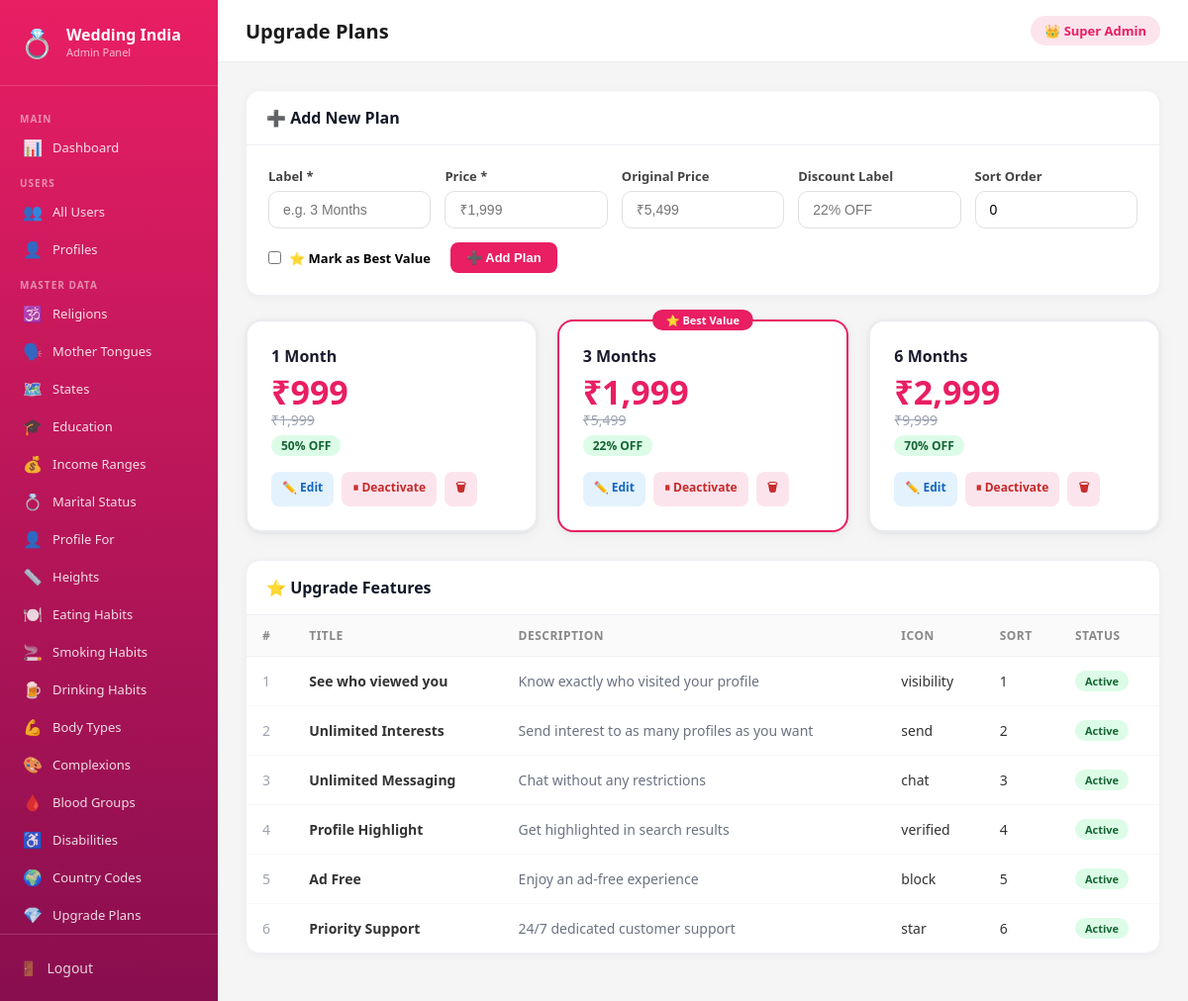
Page /admin/upgrade_plans.php (signed in) on the committed database.
### tables this page shows
CREATE TABLE `upgrade_plans` (
  `id` int(11) NOT NULL,
  `label` varchar(50) NOT NULL,
  `price` varchar(20) NOT NULL,
  `original_price` varchar(20) NOT NULL,
  `discount` varchar(20) NOT NULL,
  `is_best_value` tinyint(1) DEFAULT 0,
  `sort_order` int(11) DEFAULT 0,
  `is_active` tinyint(1) DEFAULT 1
);

CREATE TABLE `upgrade_features` (
  `id` int(11) NOT NULL,
  `title` varchar(150) NOT NULL,
  `description` varchar(255) NOT NULL,
  `icon` varchar(50) NOT NULL,
  `sort_order` int(11) DEFAULT 0,
  `is_active` tinyint(1) DEFAULT 1
);

### admin/upgrade_plans.php (the view, shortened to what this page needs)
<?php
$db=getDB();
$plans=$db->query("SELECT * FROM upgrade_plans ORDER BY sort_order,id")->fetchAll();
$features=$db->query("SELECT * FROM upgrade_features ORDER BY sort_order,id")->fetchAll();
$editPlan=null;
include 'layout.php';
?>
<div class="card" style="margin-bottom:24px">
  <div class="card-header"><h2><?=$editPlan?'✏️ Edit Plan':'➕ Add New Plan'?></h2></div>
  <div class="card-body">
    <form method="POST">
      <div style="display:grid;grid-template-columns:repeat(auto-fit,minmax(160px,1fr));gap:14px">
        <div class="form-group" style="margin:0">
          <label>Label *</label>
          <input type="text" name="label" class="form-control" placeholder="e.g. 3 Months" value="<?=htmlspecialchars($editPlan['label']??'')?>">
        </div>
        <div class="form-group" style="margin:0">
          <label>Price *</label>
          <input type="text" name="price" class="form-control" placeholder="₹1,999" value="<?=htmlspecialchars($editPlan['price']??'')?>">
        </div>
        <div class="form-group" style="margin:0">
          <label>Original Price</label>
          <input type="text" name="original_price" class="form-control" placeholder="₹5,499" value="<?=htmlspecialchars($editPlan['original_price']??'')?>">
        </div>
        <div class="form-group" style="margin:0">
          <label>Discount Label</label>
          <input type="text" name="discount" class="form-control" placeholder="22% OFF" value="<?=htmlspecialchars($editPlan['discount']??'')?>">
        </div>
        <div class="form-group" style="margin:0">
          <label>Sort Order</label>
          <input type="number" name="sort_order" class="form-control" value="<?=$editPlan['sort_order']??0?>">
        </div>
      </div>
      <div style="margin-top:14px;display:flex;align-items:center;gap:20px;flex-wrap:wrap">
        <label style="display:flex;align-items:center;gap:8px;font-size:13px;cursor:pointer;font-weight:600">
          <input type="checkbox" name="is_best_value" <?=($editPlan['is_best_value']??0)?'checked':''?>> ⭐ Mark as Best Value
        </label>
        <button type="submit" class="btn btn-primary"><?=$editPlan?'💾 Update Plan':'➕ Add Plan'?></button>
      </div>
    </form>
  </div>
</div>
<?php if($plans):?>
<div class="plans-grid">
  <?php foreach($plans as $p):?>
  <div class="plan-card <?=$p['is_best_value']?'best':''?> <?=!$p['is_active']?'inactive':''?>">
    <?php if($p['is_best_value']):?><div class="best-tag">⭐ Best Value</div><?php endif;?>
    <div class="plan-label"><?=htmlspecialchars($p['label'])?></div>
    <div class="plan-price"><?=htmlspecialchars($p['price'])?></div>
    <?php if($p['original_price']):?><div class="plan-orig"><?=htmlspecialchars($p['original_price'])?></div><?php endif;?>
    <?php if($p['discount']):?><div class="plan-disc"><?=htmlspecialchars($p['discount'])?></div><?php endif;?>
    <div class="plan-actions">
      <a href="upgrade_plans.php?edit=<?=$p['id']?>" class="btn btn-info btn-sm">✏️ Edit</a>
      <a href="upgrade_plans.php?toggle=<?=$p['id']?>" class="btn btn-sm <?=$p['is_active']?'btn-danger':'btn-success'?>"><?=$p['is_active']?'⏸ Deactivate':'▶ Activate'?></a>
      <a href="upgrade_plans.php?delete=<?=$p['id']?>" class="btn btn-danger btn-sm" onclick="return confirm('Delete this plan?')">🗑</a>
    </div>
  </div>
  <?php endforeach;?>
</div>
<?php else:?>
<div class="card"><div class="empty"><div class="e-ico">💎</div><p>No plans yet. Add your first plan above.</p></div></div>
<?php endif;?>
<div class="card">
  <div class="card-header"><h2>⭐ Upgrade Features</h2></div>
  <div class="tbl-scroll">
    <table>
      <thead><tr><th>#</th><th>Title</th><th>Description</th><th>Icon</th><th>Sort</th><th>Status</th></tr></thead>
      <tbody>
        <?php foreach($features as $i=>$f):?>
        <tr>
          <td style="color:#9ca3af"><?=$i+1?></td>
          <td style="font-weight:600"><?=htmlspecialchars($f['title'])?></td>
          <td style="color:#6b7280"><?=htmlspecialchars($f['description'])?></td>
          <td><?=htmlspecialchars($f['icon'])?></td>
          <td><?=$f['sort_order']?></td>
          <td><span class="badge <?=$f['is_active']?'bg-green':'bg-red'?>"><?=$f['is_active']?'Active':'Inactive'?></span></td>
        </tr>
        <?php endforeach;?>
      </tbody>
    </table>
  </div>
</div>
<?php include 'layout_end.php';?>

### admin/layout.php (style rules this page uses)
* { margin: 0; padding: 0; box-sizing: border-box; }
body { font-family: 'Segoe UI', sans-serif; background: #f5f5f5; display: flex; min-height: 100vh; }
table { width: 100%; border-collapse: collapse; }
th { background: #fafafa; padding: 12px 16px; text-align: left; font-size: 12px; font-weight: 600; color: #888; text-transform: uppercase; letter-spacing: .5px; border-bottom: 1px solid #f0f0f0; }
td { padding: 14px 16px; border-bottom: 1px solid #f8f8f8; font-size: 14px; color: #333; vertical-align: middle; }
tr:last-child td { border-bottom: none; }
.badge { display: inline-block; padding: 3px 10px; border-radius: 20px; font-size: 11px; font-weight: 600; }
.btn { padding: 8px 16px; border-radius: 8px; border: none; cursor: pointer; font-size: 13px; font-weight: 600; text-decoration: none; display: inline-block; }
.btn-primary { background: #E91E63; color: #fff; }
.btn-danger { background: #fce4ec; color: #c62828; }
.btn-info { background: #e3f2fd; color: #1565c0; }
.form-group { margin-bottom: 16px; }
.form-group label { display: block; font-size: 13px; font-weight: 600; color: #444; margin-bottom: 6px; }
.form-group input, .form-group select, .form-group textarea { width: 100%; padding: 10px 14px; border: 1.5px solid #e0e0e0; border-radius: 10px; font-size: 14px; outline: none; }
.card { background:#fff;border:1px solid #eef0f5;border-radius:14px;box-shadow:0 2px 10px rgba(16,24,40,.04);overflow:hidden;margin-bottom:20px }
.card-body { padding:22px }
.card-header { padding:16px 20px;border-bottom:1px solid #eef0f5;display:flex;align-items:center;justify-content:space-between;gap:12px }
.card-header h2 { font-size:16px;color:#111827 }
.tbl-scroll { width:100%;overflow-x:auto }
.btn-sm { padding:7px 11px;font-size:12px }
.bg-green { background:#dcfce7;color:#166534 }

### admin/upgrade_plans.php (style rules this page uses)
.plans-grid { display:grid;grid-template-columns:repeat(auto-fill,minmax(260px,1fr));gap:20px;margin-bottom:28px }
.plan-card { background:#fff;border-radius:16px;padding:24px;box-shadow:0 1px 4px rgba(0,0,0,.06),0 4px 16px rgba(0,0,0,.04);border:2px solid #eaecf0;position:relative;transition:transform .15s,box-shadow .15s }
.plan-card.best { border-color:#e91e63 }
.best-tag { position:absolute;top:-12px;left:50%;transform:translateX(-50%);background:#e91e63;color:#fff;font-size:11px;font-weight:700;padding:3px 14px;border-radius:20px;white-space:nowrap }
.plan-label { font-size:16px;font-weight:700;color:#1a1a2e;margin-bottom:8px }
.plan-price { font-size:34px;font-weight:900;color:#e91e63;line-height:1 }
.plan-orig { font-size:14px;color:#9ca3af;text-decoration:line-through;margin-top:2px }
.plan-disc { display:inline-block;background:#dcfce7;color:#166534;font-size:12px;font-weight:700;padding:2px 10px;border-radius:20px;margin-top:6px }
.plan-actions { display:flex;gap:8px;margin-top:16px;flex-wrap:wrap }

### rows in the picture
upgrade_plans: label "1 Month", price "₹999", original_price "₹1,999", discount "50% OFF", is_active "⏸ Deactivate"
upgrade_plans: is_best_value "⭐ Best Value", label "3 Months", price "₹1,999", original_price "₹5,499", discount "22% OFF", is_active "⏸ Deactivate"
upgrade_plans: label "6 Months", price "₹2,999", original_price "₹9,999", discount "70% OFF", is_active "⏸ Deactivate"
upgrade_features: title "See who viewed you", description "Know exactly who visited your profile", icon "visibility", sort_order "1", is_active "Active"
upgrade_features: title "Unlimited Interests", description "Send interest to as many profiles as you want", icon "send", sort_order "2", is_active "Active"
upgrade_features: title "Unlimited Messaging", description "Chat without any restrictions", icon "chat", sort_order "3", is_active "Active"
upgrade_features: title "Profile Highlight", description "Get highlighted in search results", icon "verified", sort_order "4", is_active "Active"
upgrade_features: title "Ad Free", description "Enjoy an ad-free experience", icon "block", sort_order "5", is_active "Active"
upgrade_features: title "Priority Support", description "24/7 dedicated customer support", icon "star", sort_order "6", is_active "Active"

### other values in the picture
$pageTitle "Upgrade Plans"
currentAdmin()['name'] "Super Admin"
